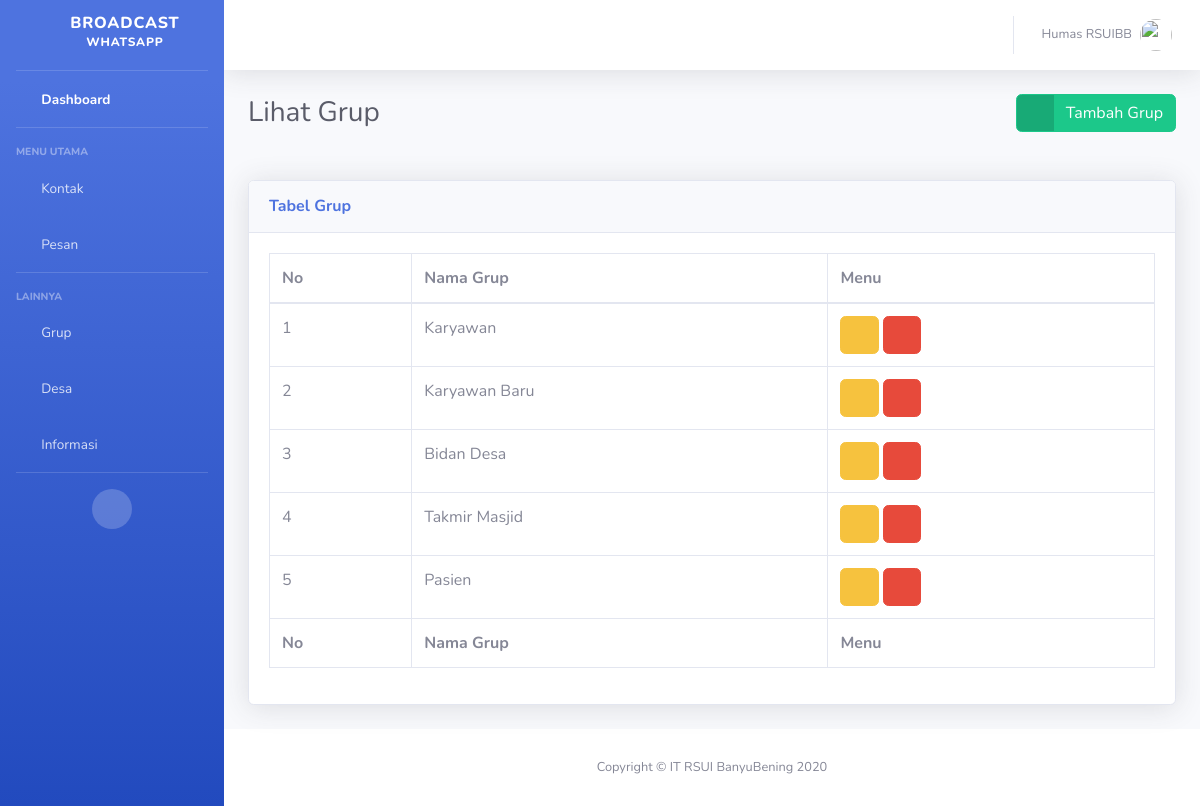
Page /grup/ on the committed database.
### grup/models.py (models this page shows, shortened)
class Grup(models.Model):
    name = models.CharField(max_length=100)
    class Meta:
        db_table    = "group"

### grup/views.py (the view)
# urls.py: path('', GrupListView.as_view(), name="index"),
class GrupListView(TemplateView):
    template_name   = 'grup/index.html'
    def get_context_data(self, *args, **kwargs):
        grups = reversed(Grup.objects.all().order_by('id'))
        context = {
            'Judul': 'Lihat Grup',
            'Judul_Tabel': 'Tabel Grup',
            'Grups': grups,
        }
        return context

### grup/templates/grup/index.html (shortened to what this page needs)
{% extends 'base.html' %}
{% load static %}
{% block styles_custom %}
<link href="{% static "vendor/datatables/dataTables.bootstrap4.min.css" %}" rel="stylesheet">
{% endblock styles_custom %}
{% block heading %}
<div class="d-sm-flex align-items-center justify-content-between mb-4">
    <h1 class="h3 mb-0 text-gray-800">{{Judul}}</h1>
    <a href="{% url "grup:tambah" %}" class="btn btn-success btn-icon-split">
        <span class="icon text-white-50">
            <i class="fas fa-plus"></i>
        </span>
        <span class="text">Tambah Grup</span>
    </a>
</div>
{% endblock heading %}
{% block data_table %}
<div class="card shadow mb-4">
    <div class="card-header py-3">
        <h6 class="m-0 font-weight-bold text-primary">{{Judul_Tabel}}</h6>
    </div>
    <div class="card-body">
        <div class="table-responsive">
        <table class="table table-bordered" id="dataTable" width="100%" cellspacing="0">
            <thead>
                <tr>
                    <th>No</th>
                    <th>Nama Grup</th>
                    <th>Menu</th>
                </tr>
            </thead>
            <tfoot>
                <tr>
                    <th>No</th>
                    <th>Nama Grup</th>
                    <th>Menu</th>
                </tr>
            </tfoot>
            <tbody>
                {% for grup in Grups %}
                <tr>
                    <td>{{forloop.counter}}</td>
                    <td>{{grup.name}}</td>
                    <td>
                        <a class="btn btn-warning" href="{% url 'grup:ubah' grup.id %}"><i class="fas fa-edit"></i></a>
                        <a class="btn btn-danger" href="{% url 'grup:hapus' grup.id %}"><i class="fas fa-trash"></i></a>
                    </td>
                </tr>
                {% endfor %}
            </tbody>
        </table>
        </div>
    </div>
</div>
{% endblock data_table %}

### rows in the picture
Grup: name "Karyawan"
Grup: name "Karyawan Baru"
Grup: name "Bidan Desa"
Grup: name "Takmir Masjid"
Grup: name "Pasien"

### other values in the picture
{{ Judul }} "Lihat Grup"
{{ Judul_Tabel }} "Tabel Grup"
